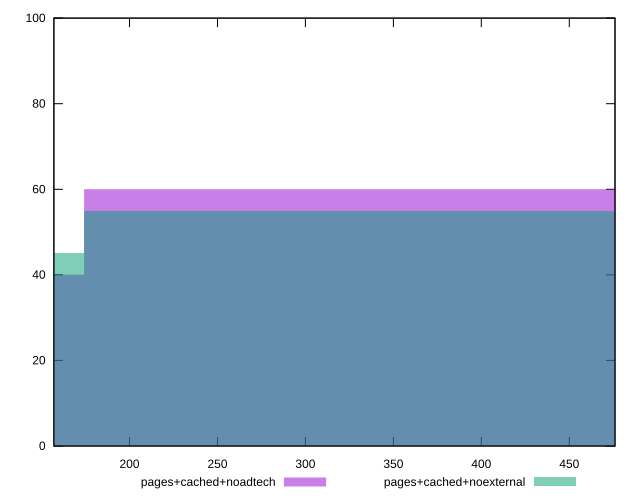

Reproduce this figure in gnuplot.
reset

$pagesCachedNoadtech <<EOF
348.3953431603898 60
0 40
EOF

$pagesCachedNoexternal <<EOF
0 45
348.3953431603898 55
EOF

set key outside below
set boxwidth 348.3953431603898
set xrange [157:476]
set yrange [0:100]
set trange [0:100]
set style fill transparent solid 0.5 noborder
set terminal svg size 640, 500 enhanced background rgb 'white'
set output "report_00007_2020-12-11T15:55:29.892Z/render-blocking-resources/comparison/histogram/4_vs_5.svg"

plot $pagesCachedNoadtech title "pages+cached+noadtech" with boxes, \
     $pagesCachedNoexternal title "pages+cached+noexternal" with boxes

reset
